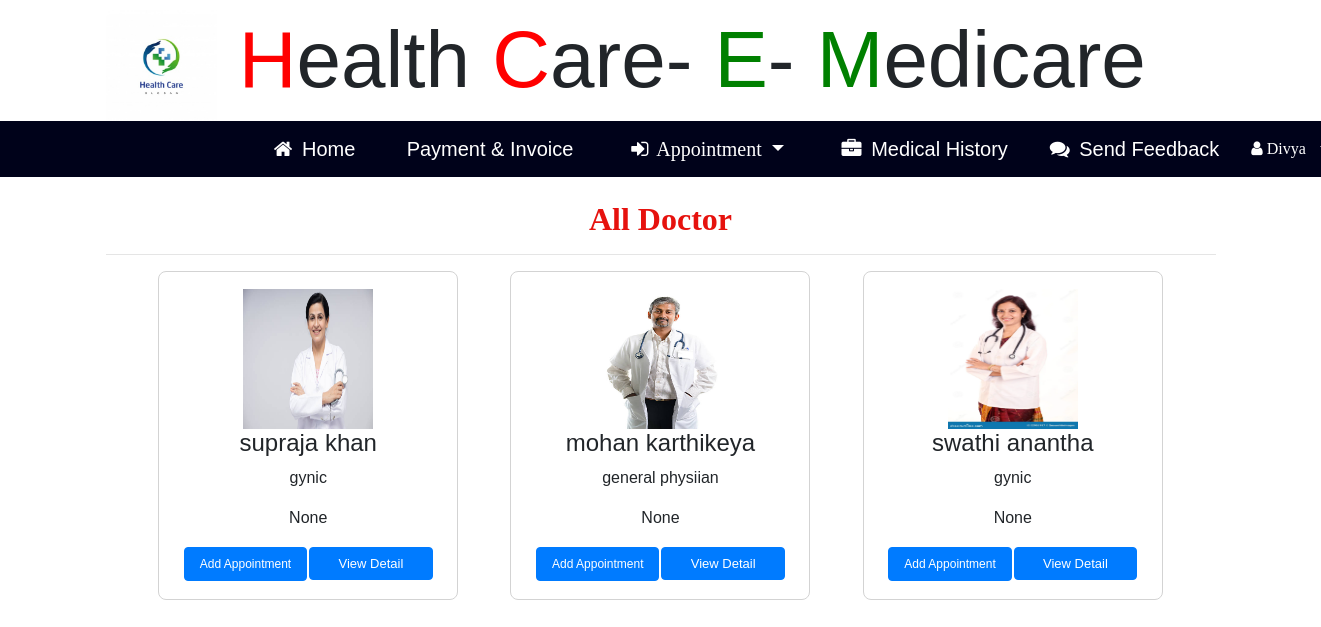
The app's page /all_doctor (signed in) with its own data.
### hopital/models.py (models this page shows, shortened)
class Doctor(models.Model):
    status = models.ForeignKey(Doc_Status,on_delete=models.CASCADE,null=True)
    sign = models.ForeignKey(Signup_User,on_delete=models.CASCADE,null=True)
    age = models.IntegerField(null=True)
    salary = models.IntegerField(null=True)
    last_attend = models.IntegerField(null=True)
    last_date = models.DateField(null=True)
    address = models.CharField(max_length=30,null=True)
    qualification = models.CharField(max_length=30,null=True)
    specialist = models.CharField(max_length=30,null=True)
    gender = models.CharField(max_length=30,null=True)

class Signup_User(models.Model):
    user = models.ForeignKey(User,on_delete=models.CASCADE,null=True)
    mobile = models.IntegerField(null=True)
    image = models.FileField(null=True)
    reg = models.CharField(max_length=30,null=True)

### hopital/views.py (the view)
# urls.py: path('all_doctor',All_Doctor,name="all_doctor"),
def All_Doctor(request):
    if not request.user.is_authenticated:
        return redirect('login_user')
    doc = Doctor.objects.all()
    d={'doc':doc}
    return render(request,'all_doctor.html',d)

### hopital/templates/all_doctor.html
{% extends 'pat_nav.html' %}
{% block body %}
{% load static %}
<div class="container">
    <h2 style="font-weight:bold;font-family : 'Monotype Corsiva' ; color : #E6120E ;margin-top:2%" align="center">All Doctor</h2><hr></div>
<div class="container" style="width:80%">
    <div class="row">
        {% for i in doc %}
        <div class="col-md-4" align="center" style="width:70%;margin-bottom:4%;">
            <div style="border:1px solid lightgrey;border-radius:8px;width:300px;padding:17px">
            <img src="{{i.sign.image.url}}" style="padding:0px;width:130px;height:140px">
            <h4>{{i.sign.user.first_name}} {{i.sign.user.last_name}}</h4>
            <p>{{i.specialist}}</p>
            <p>{{i.address}}</p>
            <div class="row" style="width:95%">
                <div class="col-md-6" style="margin:0;padding:1px">
                    <a href="{% url 'add_appointment' i.id %}"> <button class="btn btn-primary" style="height:34px;font-size:12px;margin:0;width:100%" onclick="return confirm('Are you sure?')">Add Appointment</button></a>
                </div>
                <div class="col-md-6" style="margin:0;padding:1px">
                    <a href="{% url 'doctor_detail' i.id %}"><button class="btn btn-primary" style="font-size:13px;margin:0;width:100%">View Detail</button></a>
                </div>
            </div>
            </div>
        </div>
        {% endfor %}
    </div>
</div>
{% endblock %}

### hopital/templates/pat_nav.html (shortened to what this page needs)
<!DOCTYPE html>
{% load static %}
<html>
<head>
<link rel="stylesheet" href="https://cdnjs.cloudflare.com/ajax/libs/font-awesome/4.7.0/css/font-awesome.min.css">
<link rel="stylesheet" href="https://stackpath.bootstrapcdn.com/bootstrap/4.5.0/css/bootstrap.min.css">
    <link rel="stylesheet" href="https://cdn.datatables.net/1.10.21/css/jquery.dataTables.min.css">
<link rel="stylesheet" href="https://cdn.datatables.net/buttons/1.6.2/css/buttons.dataTables.min.css">
</head>
<body>
<div class="container" style="font-size:80px;padding:-30px">
        <img src="{% static 'images/hospital11.jpg' %}" style="width:10%;height:-200px" alt=" ">
                        <span style="color:red">H</span>ealth
						<span style="color:red">C</span>are-
						<span style="color:green">E</span>-
            <span style="color:green">M</span>edicare
</div>
<div style="margin:0px;padding:0">
    <div style="margin-left:0;background-color:#00021a">
    <nav class="navbar navbar-expand-lg navbar-light" style="margin:0px;background-color:#00021a">
  <a class="navbar-brand" href="{% url 'profile' %}" style="color:white;margin-left:20%"><i class="fa fa-home" style="margin-right:4px"></i> Home </a>
  <a class="navbar-brand" href="{% url 'patient_invoice' %}" style="color:white;margin-left:2%"> Payment & Invoice</a>
        <span class="nav-item dropdown" style="margin-left:2%;color:white;font-family:'Times New Roman'">
        <a class="nav-link dropdown-toggle navbar-brand" style="color:white" href="#" id="navbarDropdown" role="button" data-toggle="dropdown" aria-haspopup="true" aria-expanded="false">
          <i class="fa fa-sign-in" style="margin-right:4px"></i> Appointment
        </a>
                  </span>
          <a class="navbar-brand" href="{% url 'pat_history' %}" style="color:white;margin-left:2%"><i class="fa fa-briefcase" style="margin-right:4px"></i> Medical History </a>
             <a class="navbar-brand" href="{% url 'send_feedback' request.user.id %}" style="color:white;margin-left:2%"><i class="fa fa-comments" style="margin-right:4px"></i> Send Feedback </a>
  <div class="collapse navbar-collapse nav justify-content-end"  id="navbarNavDropdown" style="margin-right:4%">
  <li class="nav-item dropdown" style="color:white">
        <a class="nav-link dropdown-toggle" style="color:white" href="#" id="navbarDropdown" role="button" data-toggle="dropdown" aria-haspopup="true" aria-expanded="false">
          <i class="fa fa-user" style="margin-right:6px"> {{request.user.username}}</i>
        </a>
      </li>
  </div></nav></div>
    {% block body %}
    {% endblock %}
</div>
</body>
</html>

### hopital/templates/pat_nav.html (style rules this page uses)
body { font-family: "Lato", sans-serif; }
body { margin:0;font-family:Arial }
.dropdown { float:right; }

### records on screen
Doctor: sign.image (picture), sign.user.first_name "supraja", sign.user.last_name "khan", specialist "gynic", address "None"
Doctor: sign.image (picture), sign.user.first_name "mohan", sign.user.last_name "karthikeya", specialist "general physiian", address "None"
Doctor: sign.image (picture), sign.user.first_name "swathi", sign.user.last_name "anantha", specialist "gynic", address "None"

### other values on screen
{{ request.user.username }} "Divya"
